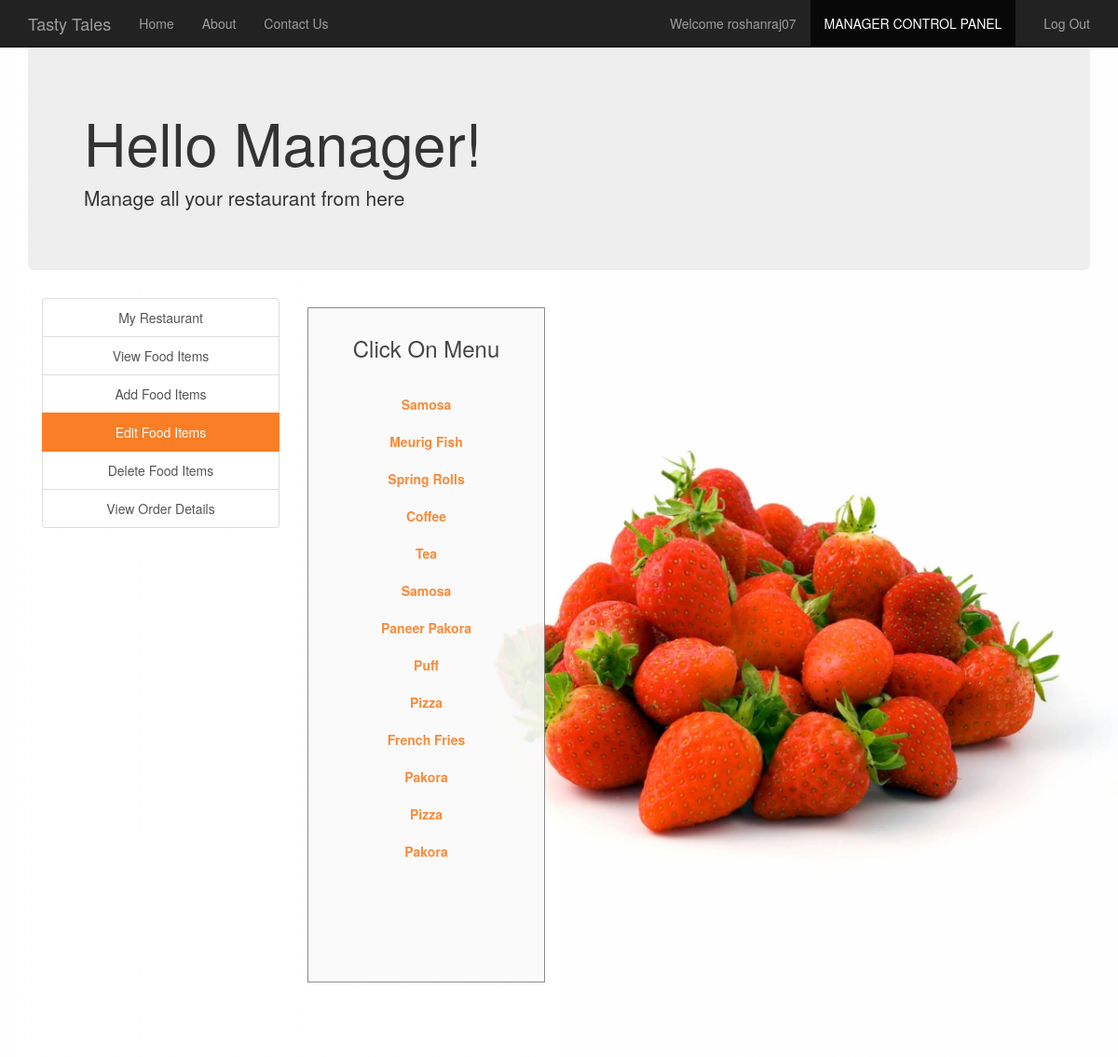
Page /edit_food_items.php (signed in) on the committed database.
### tables this page shows
CREATE TABLE `manager` (
  `username` varchar(30) NOT NULL,
  `fullname` varchar(30) NOT NULL,
  `email` varchar(30) NOT NULL,
  `contact` varchar(30) NOT NULL,
  `address` varchar(50) NOT NULL,
  `password` varchar(30) NOT NULL
);

CREATE TABLE `food` (
  `F_ID` int(30) NOT NULL,
  `name` varchar(30) NOT NULL,
  `price` int(30) NOT NULL,
  `description` varchar(200) NOT NULL,
  `R_ID` int(30) NOT NULL,
  `images_path` varchar(200) NOT NULL,
  `options` varchar(10) NOT NULL DEFAULT 'ENABLE'
);

### session_m.php (called while the page is built, shortened)
<?php
$conn = Connect();
$user_check=$_SESSION['login_user1'];
$query = "SELECT username FROM MANAGER WHERE username = '$user_check'";
$ses_sql = mysqli_query($conn, $query);
$row = mysqli_fetch_assoc($ses_sql);
$login_session =$row['username'];
?>

### edit_food_items.php (the view, shortened to what this page needs)
<?php
include('session_m.php');
?>
<!DOCTYPE html>
<html>
  <head>
  </head>
  <link rel="stylesheet" type = "text/css" href ="css/edit_food_items.css">
  <link rel="stylesheet" type = "text/css" href ="css/bootstrap.min.css">
  <body>
    <nav class="navbar navbar-inverse navbar-fixed-top navigation-clean-search" role="navigation">
      <div class="container">
        <div class="navbar-header">
          <a class="navbar-brand" href="index.php">Tasty Tales </a>
        </div>
        <div class="collapse navbar-collapse " id="myNavbar">
          <ul class="nav navbar-nav">
            <li><a href="index.php">Home</a></li>
            <li><a href="aboutus.php">About</a></li>
            <li><a href="contactus.php">Contact Us</a></li>
          </ul>
          <ul class="nav navbar-nav navbar-right">
            <li><a href="#"><span class="glyphicon glyphicon-user"></span> Welcome <?php echo $login_session; ?> </a></li>
            <li class="active"> <a href="managerlogin.php">MANAGER CONTROL PANEL</a></li>
            <li><a href="logout_m.php"><span class="glyphicon glyphicon-log-out"></span> Log Out </a></li>
          </ul>
        </div>
      </div>
    </nav>
<div class="container">
    <div class="jumbotron">
     <h1>Hello Manager! </h1>
     <p>Manage all your restaurant from here</p>
    </div>
    </div>
<div class="container">
    	<div class="col-xs-3" style="text-align: center;">
    	<div class="list-group">
    		<a href="myrestaurant.php" class="list-group-item ">My Restaurant</a>
    		<a href="view_food_items.php" class="list-group-item ">View Food Items</a>
    		<a href="add_food_items.php" class="list-group-item ">Add Food Items</a>
    		<a href="edit_food_items.php" class="list-group-item active">Edit Food Items</a>
    		<a href="delete_food_items.php" class="list-group-item ">Delete Food Items</a>
        <a href="view_order_details.php" class="list-group-item ">View Order Details</a>
    	</div>
    </div>
<div class="col-xs-3">
  <div class="form-area" style="padding: 10px 10px 110px 10px; ">
    <div style="text-align: center;">
      <h3>Click On Menu <br><br></h3>
    </div>
    <?php
    $query = mysqli_query($conn, "SELECT * FROM food f WHERE f.R_ID IN (SELECT r.R_ID FROM RESTAURANTS r WHERE r.M_ID='$user_check') ORDER BY F_ID");
    while ($row = mysqli_fetch_array($query)) {
      ?>
      <div class="list-group" style="text-align: center;">
        <?php
      echo "<b><a href='edit_food_items.php?update= {$row['F_ID']}'>{$row['name']}</a></b>";
        ?>
      </div>
    <?php
    }
    ?>
  </div>
</div>
</div>
  </body>
<br>
</html>

### css/edit_food_items.css (style rules this page uses)
body,html { height: 100%; }
body { padding-top: 50px; background-image: url('headerimg2.jpg'); background-repeat: repeat; background-size: 100%; }
.form-area { background-color: #FAFAFA; padding: 10px 40px 60px; margin: 10px 0px 60px; border: 1px solid GREY; opacity:0.9; }

### rows in the picture
manager: username "roshanraj07"
food: name "Samosa"
food: name "Meurig Fish"
food: name "Spring Rolls"
food: name "Coffee"
food: name "Tea"
food: name "Samosa"
food: name "Paneer Pakora"
food: name "Puff"
food: name "Pizza"
food: name "French Fries"
food: name "Pakora"
food: name "Pizza"
food: name "Pakora"
